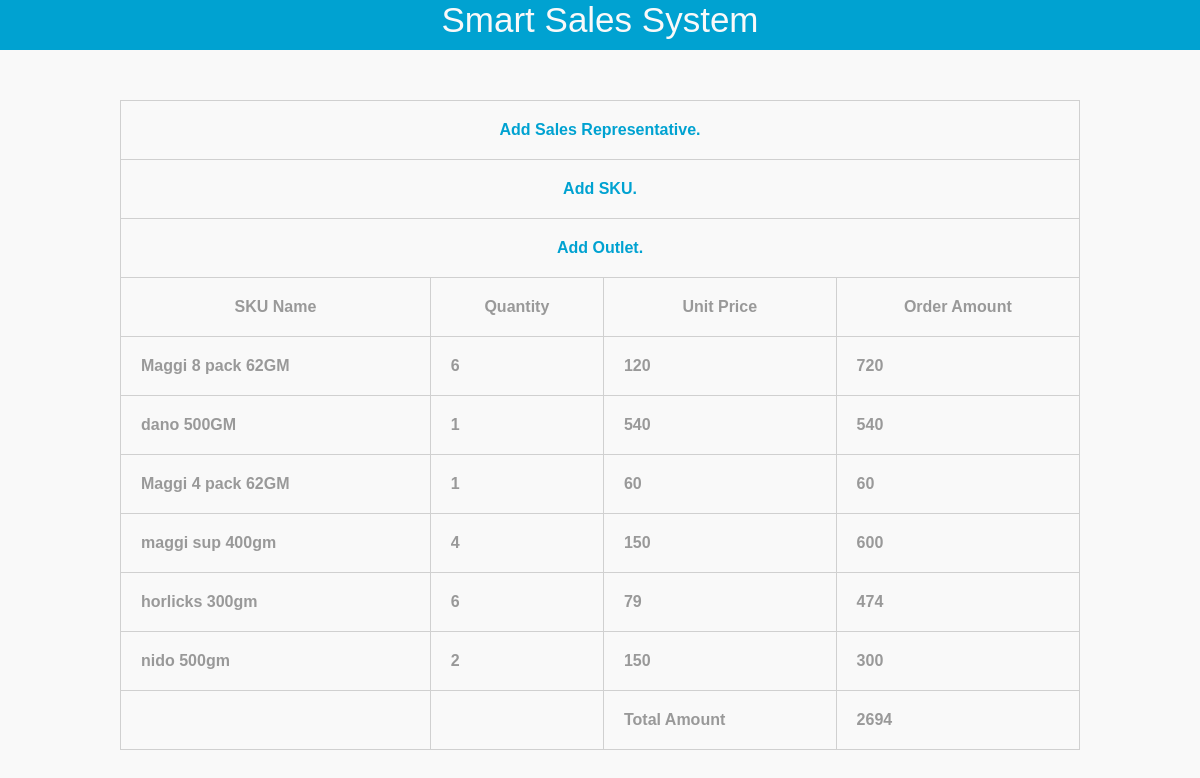
Page /webApps/salesorderline.php?so_id=1 on the committed database.
### tables this page shows
CREATE TABLE IF NOT EXISTS `tbl_sales_order_line` (
  `id` int(11) NOT NULL AUTO_INCREMENT,
  `so_id` int(11) NOT NULL,
  `sku_id` int(11) NOT NULL,
  `quantity` int(11) NOT NULL,
  `unit_price` double NOT NULL,
  `total_price` double NOT NULL,
  PRIMARY KEY (`id`)
);

CREATE TABLE IF NOT EXISTS `tbl_sku` (
  `id` int(11) NOT NULL AUTO_INCREMENT,
  `price` double NOT NULL,
  `name` varchar(255) NOT NULL,
  `token` varchar(100) NOT NULL,
  PRIMARY KEY (`id`)
);

### webApps/salesorderline.php (the view, shortened to what this page needs)
<?php
if (isset($_GET['so_id'])) {
    $so_id=$_GET['so_id'];
}
?>
<!DOCTYPE html PUBLIC "-//W3C//DTD XHTML 1.0 Transitional//EN" "http://www.w3.org/TR/xhtml1/DTD/xhtml1-transitional.dtd">
<html xmlns="http://www.w3.org/1999/xhtml">
<head>
    <link rel="stylesheet" href="style.css" type="text/css" />
</head>
<body>
<center>
    <div id="header">
        <div id="content">
            <label>Smart Sales System</label>
        </div>
    </div>
    <div id="body">
        <div id="content">
            <table align="center">
                <tr>
                    <th colspan="5"><a href="index.php">Add Sales Representative.</a></th>
                </tr>
                <tr>
                    <th colspan="5"><a href="sku.php">Add SKU.</a></th>
                </tr><tr>
                    <th colspan="5"><a href="add_outlet.php">Add Outlet.</a></th>
                </tr>
                <th>SKU Name</th>
                <th>Quantity</th>
                <th>Unit Price</th>
                <th>Order Amount</th>
                <?php
$totalAmount=0;
                $sql_query = "SELECT t1.id,t2.name,t1.quantity,t1.unit_price,t1.total_price FROM `tbl_sales_order_line` AS t1 INNER JOIN tbl_sku AS t2 ON t1.sku_id=t2.id where t1.so_id=" . $so_id;
                $result_set=mysql_query($sql_query);
                while($row=mysql_fetch_row($result_set))
                {
                    $totalAmount+=$row[4];
                    ?>
                    <tr>
                        <td><?php echo $row[1]; ?></td>
                        <td><?php echo $row[2]; ?></td>
                        <td><?php echo $row[3]; ?></td>
                        <td><?php echo $row[4]; ?></td>
                    </tr>
                    <?php
                }
                ?>
                <tr>
                    <td></td>
                    <td></td>
                    <td>Total Amount</td>
                    <td><?php echo $totalAmount; ?></td>
                </tr>
            </table>
        </div>
    </div>
</center>
</body>
</html>

### webApps/style.css (style rules this page uses)
* { margin:0; padding:0; }
body { background:#f9f9f9; font-family:"Courier New", Courier, monospace; }
#header { width:100%; height:50px; background:#00a2d1; color:#f9f9f9; font-family:"Lucida Sans Unicode", "Lucida Grande", sans-serif; font-size:35px; text-align:center; }
#body { margin-top:50px; }
table { width:80%; font-family:Tahoma, Geneva, sans-serif; font-weight:bolder; color:#999; margin-bottom:80px; }
table a { text-decoration:none; color:#00a2d1; }
table,td,th { border-collapse:collapse; border:solid #d0d0d0 1px; padding:20px; }

### rows in the picture
tbl_sales_order_line: sku.name "Maggi 8 pack 62GM", quantity "6", unit_price "120", total_price "720"
tbl_sales_order_line: sku.name "dano 500GM", quantity "1", unit_price "540", total_price "540"
tbl_sales_order_line: sku.name "Maggi 4 pack 62GM", quantity "1", unit_price "60", total_price "60"
tbl_sales_order_line: sku.name "maggi sup 400gm", quantity "4", unit_price "150", total_price "600"
tbl_sales_order_line: sku.name "horlicks 300gm", quantity "6", unit_price "79", total_price "474"
tbl_sales_order_line: sku.name "nido 500gm", quantity "2", unit_price "150", total_price "300"

### other values in the picture
$totalAmount "2694"
